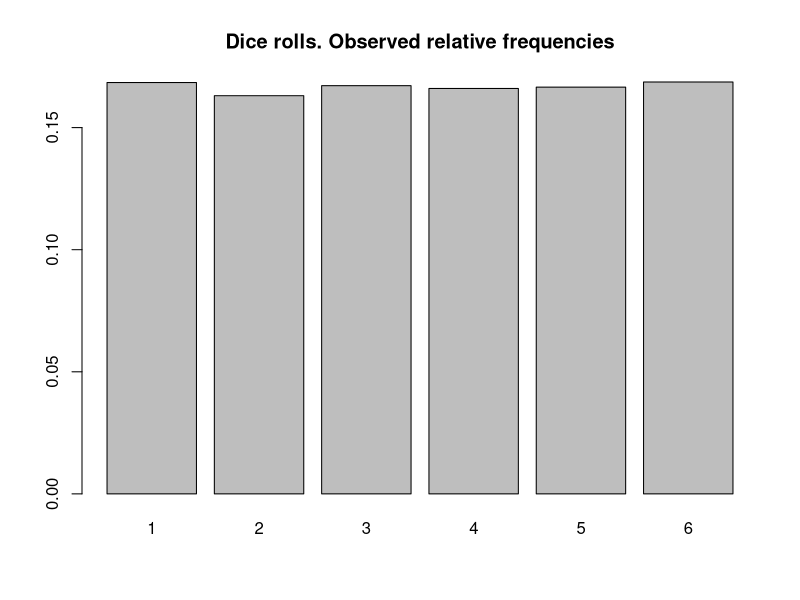
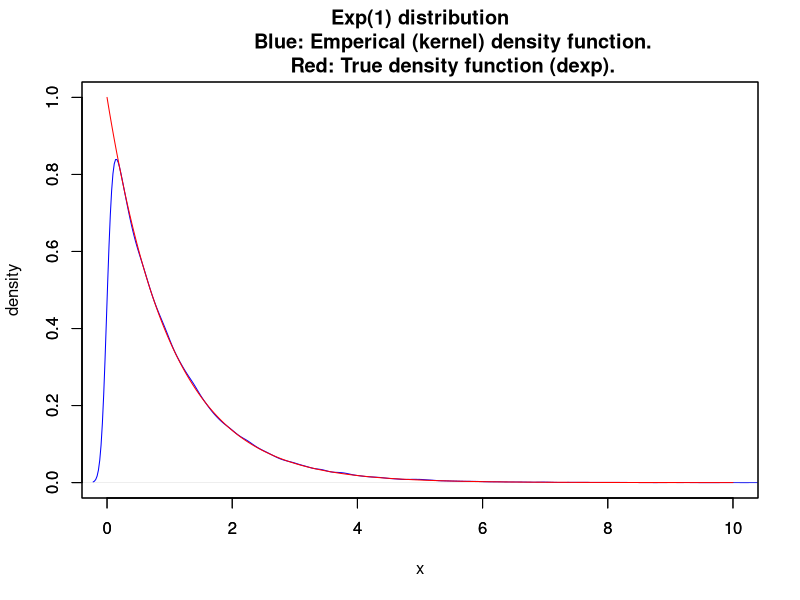
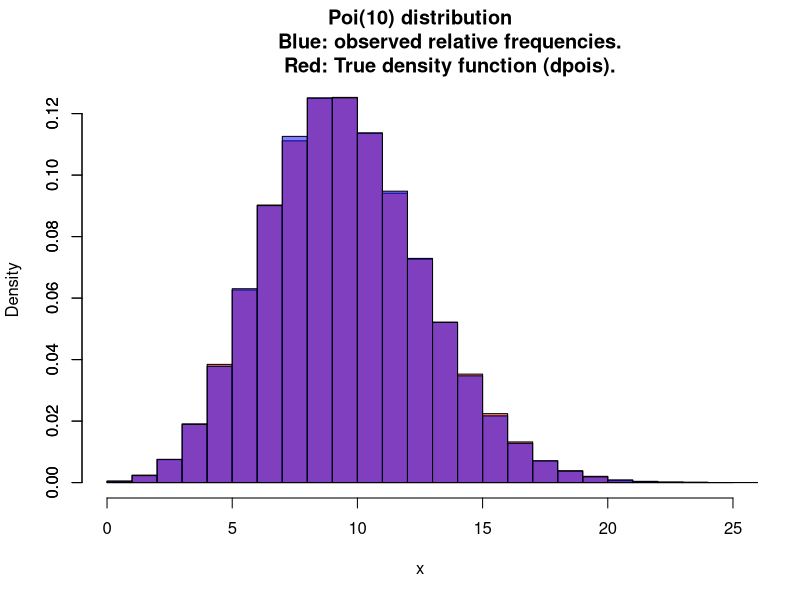

The R script that drew these images, in order:
## Problem 1

set.seed(42)

roll_dice <- function(n){
    x <- runif(n)
    x[x >= 5/6          ] = 6
    x[x >= 4/6 & x < 5/6] = 5
    x[x >= 3/6 & x < 4/6] = 4
    x[x >= 2/6 & x < 3/6] = 3
    x[x >= 1/6 & x < 2/6] = 2
    x[           x < 1/6] = 1
    x
}

R <- 100000

rolls <- roll_dice(R)
roll_freq <- table(rolls) / R
barplot(roll_freq, main="Dice rolls. Observed relative frequencies")

## Problem 2

exponential <- function (n, rate=1) {
    u <- runif(n)
    x <- -log(u) / rate
    x
}

gen_exp <- exponential(R, rate=1)
exp_seq <- seq(0, 10, 0.01)
plot(density(gen_exp),
     xlim=c(0,10), ylim=c(0,1),
     col="blue", xlab="x", ylab="density",
     main="Exp(1) distribution
           Blue: Emperical (kernel) density function.
           Red: True density function (dexp).")
par(new=TRUE)
plot(exp_seq, dexp(exp_seq), type="l",
     xlim=c(0,10), ylim=c(0,1),
     col="red", xlab="", ylab="", main="")

# hist(gen_exp, breaks=100, freq=FALSE, xlab='x', main="Our Exp(1)")
# hist(rexp(R, rate=1), breaks=100, freq=FALSE, xlab='x', main="Library Exp(1)")


## Problem 3

poisson_single <- function(rate=1){
    counter <- 0
    sum <- 0
    repeat{
        sum <- sum + exponential(1, rate)
        if(sum > 1){
            break
        }
        counter <- counter + 1
    }
    counter
}

poisson <- function(n, rate=1){
    vec <- numeric(n)
    for (i in 1:n){
        vec[i] <- poisson_single(rate)
    }
    vec
}

R <- 100000
rate <- 10


blue <- rgb(0, 0, 1, alpha=0.5)
red  <- rgb(1, 0, 0, alpha=0.5)

gen_poi <- poisson(R, rate)
plot_seq <- seq(1, 25)
hist(gen_poi, freq=FALSE, breaks=25,
    xlim=c(0,25),
    col=red, xlab='x',
    main="Poi(10) distribution
          Blue: observed relative frequencies.
          Red: True density function (dpois).")
barplot(dpois(plot_seq, rate), space=0, add=TRUE,
    xlim=c(0,25),
    col=blue)


